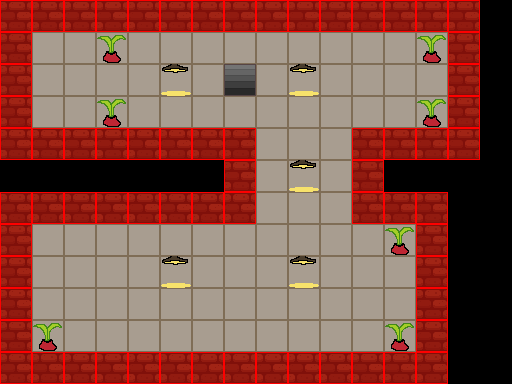

This is a level from a 2D game, rendered from its Tiled map with the project's own tilesets. A one-line summary and the complete map file follow:
An orthogonal 16x12 tile map with 32x32 px tiles, 4 tile layers (walls1, floor1, props, collision), 2 tilesets and 2 objects.

<map version="1.2" tiledversion="1.2.1" orientation="orthogonal" renderorder="right-down" width="16" height="12" tilewidth="32" tileheight="32" infinite="0" nextlayerid="11" nextobjectid="3">
 <tileset firstgid="1" name="basis" tilewidth="32" tileheight="32" tilecount="12" columns="4">
  <image source="../game/Content/Tilesets/fps_tileset.png" width="128" height="96" />
 </tileset>
 <tileset firstgid="13" name="props" tilewidth="32" tileheight="32" tilecount="48" columns="8">
  <image source="../game/Content/Tilesets/fps_props.png" width="256" height="192" />
  <tile id="3" type="Dungeon_Exit" />
 </tileset>
 <layer id="1" name="walls1" width="16" height="12">
  <data encoding="csv">
2,2,2,2,2,2,2,2,2,2,2,2,2,2,2,0,
2,0,0,0,0,0,0,0,0,0,0,0,0,0,2,0,
2,0,0,0,0,0,0,0,0,0,0,0,0,0,2,0,
2,0,0,0,0,0,0,0,0,0,0,0,0,0,2,0,
2,2,2,2,2,2,2,2,0,0,0,2,2,2,2,0,
0,0,0,0,0,0,0,2,0,0,0,2,0,0,0,0,
2,2,2,2,2,2,2,2,0,0,0,2,2,2,0,0,
2,0,0,0,0,0,0,0,0,0,0,0,0,2,0,0,
2,0,0,0,0,0,0,0,0,0,0,0,0,2,0,0,
2,0,0,0,0,0,0,0,0,0,0,0,0,2,0,0,
2,0,0,0,0,0,0,0,0,0,0,0,0,2,0,0,
2,2,2,2,2,2,2,2,2,2,2,2,2,2,0,0
</data>
 </layer>
 <layer id="2" name="floor1" width="16" height="12">
  <data encoding="csv">
0,0,0,0,0,0,0,0,0,0,0,0,0,0,0,0,
0,5,5,5,5,5,5,5,5,5,5,5,5,5,0,0,
0,5,5,5,5,5,5,5,5,5,5,5,5,5,0,0,
0,5,5,5,5,5,5,5,5,5,5,5,5,5,0,0,
0,0,0,0,0,0,0,0,5,5,5,0,0,0,0,0,
0,0,0,0,0,0,0,0,5,5,5,0,0,0,0,0,
0,0,0,0,0,0,0,0,5,5,5,0,0,0,0,0,
0,5,5,5,5,5,5,5,5,5,5,5,5,0,0,0,
0,5,5,5,5,5,5,5,5,5,5,5,5,0,0,0,
0,5,5,5,5,5,5,5,5,5,5,5,5,0,0,0,
0,5,5,5,5,5,5,5,5,5,5,5,5,0,0,0,
0,0,0,0,0,0,0,0,0,0,0,0,0,0,0,0
</data>
 </layer>
 <layer id="3" name="props" width="16" height="12">
  <data encoding="csv">
0,0,0,0,0,0,0,0,0,0,0,0,0,0,0,0,
0,0,0,13,0,0,0,0,0,0,0,0,0,13,0,0,
0,0,0,0,0,14,0,16,0,14,0,0,0,0,0,0,
0,0,0,13,0,0,0,0,0,0,0,0,0,13,0,0,
0,0,0,0,0,0,0,0,0,0,0,0,0,0,0,0,
0,0,0,0,0,0,0,0,0,14,0,0,0,0,0,0,
0,0,0,0,0,0,0,0,0,0,0,0,0,0,0,0,
0,0,0,0,0,0,0,0,0,0,0,0,13,0,0,0,
0,0,0,0,0,14,0,0,0,14,0,0,0,0,0,0,
0,0,0,0,0,0,0,0,0,0,0,0,0,0,0,0,
0,13,0,0,0,0,0,0,0,0,0,0,13,0,0,0,
0,0,0,0,0,0,0,0,0,0,0,0,0,0,0,0
</data>
 </layer>
 <objectgroup id="5" name="Objects">
  <object id="1" gid="16" x="64" y="96" width="32" height="32" />
  <object id="2" gid="16" x="64" y="288" width="32" height="32" />
 </objectgroup>
 <layer id="10" name="collision" width="16" height="12">
  <data encoding="csv">
17,17,17,17,17,17,17,17,17,17,17,17,17,17,17,0,
17,0,0,0,0,0,0,0,0,0,0,0,0,0,17,0,
17,0,0,0,0,0,0,0,0,0,0,0,0,0,17,0,
17,0,0,0,0,0,0,0,0,0,0,0,0,0,17,0,
17,17,17,17,17,17,17,17,0,0,0,17,17,17,17,0,
0,0,0,0,0,0,0,17,0,0,0,17,0,0,0,0,
17,17,17,17,17,17,17,17,0,0,0,17,17,17,0,0,
17,0,0,0,0,0,0,0,0,0,0,0,0,17,0,0,
17,0,0,0,0,0,0,0,0,0,0,0,0,17,0,0,
17,0,0,0,0,0,0,0,0,0,0,0,0,17,0,0,
17,0,0,0,0,0,0,0,0,0,0,0,0,17,0,0,
17,17,17,17,17,17,17,17,17,17,17,17,17,17,0,0
</data>
 </layer>
</map>